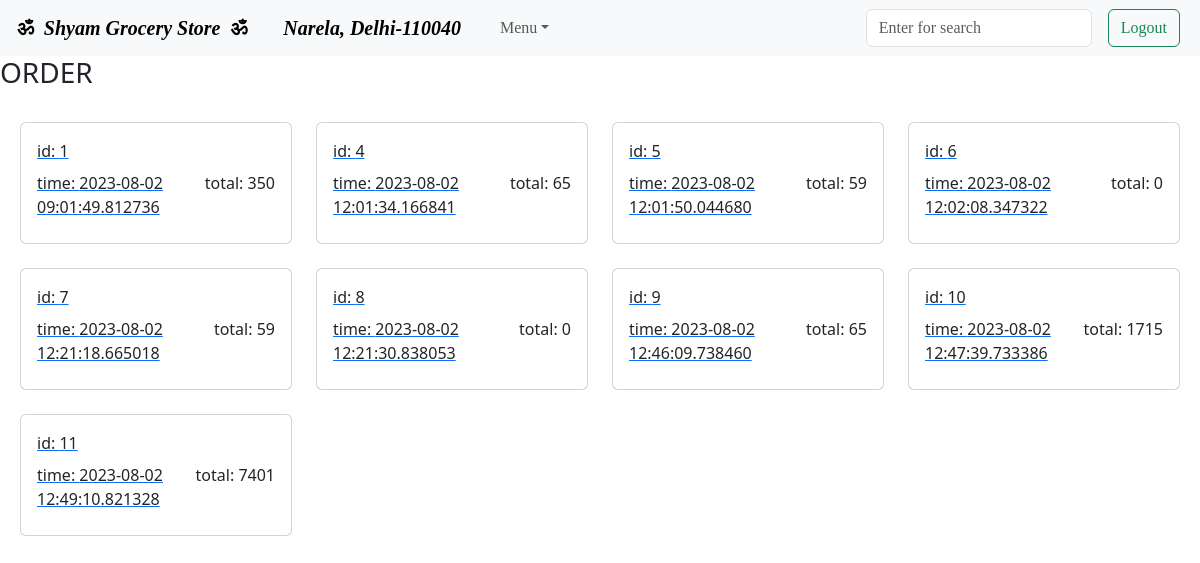
Page /order (signed in) on the earlier database version.
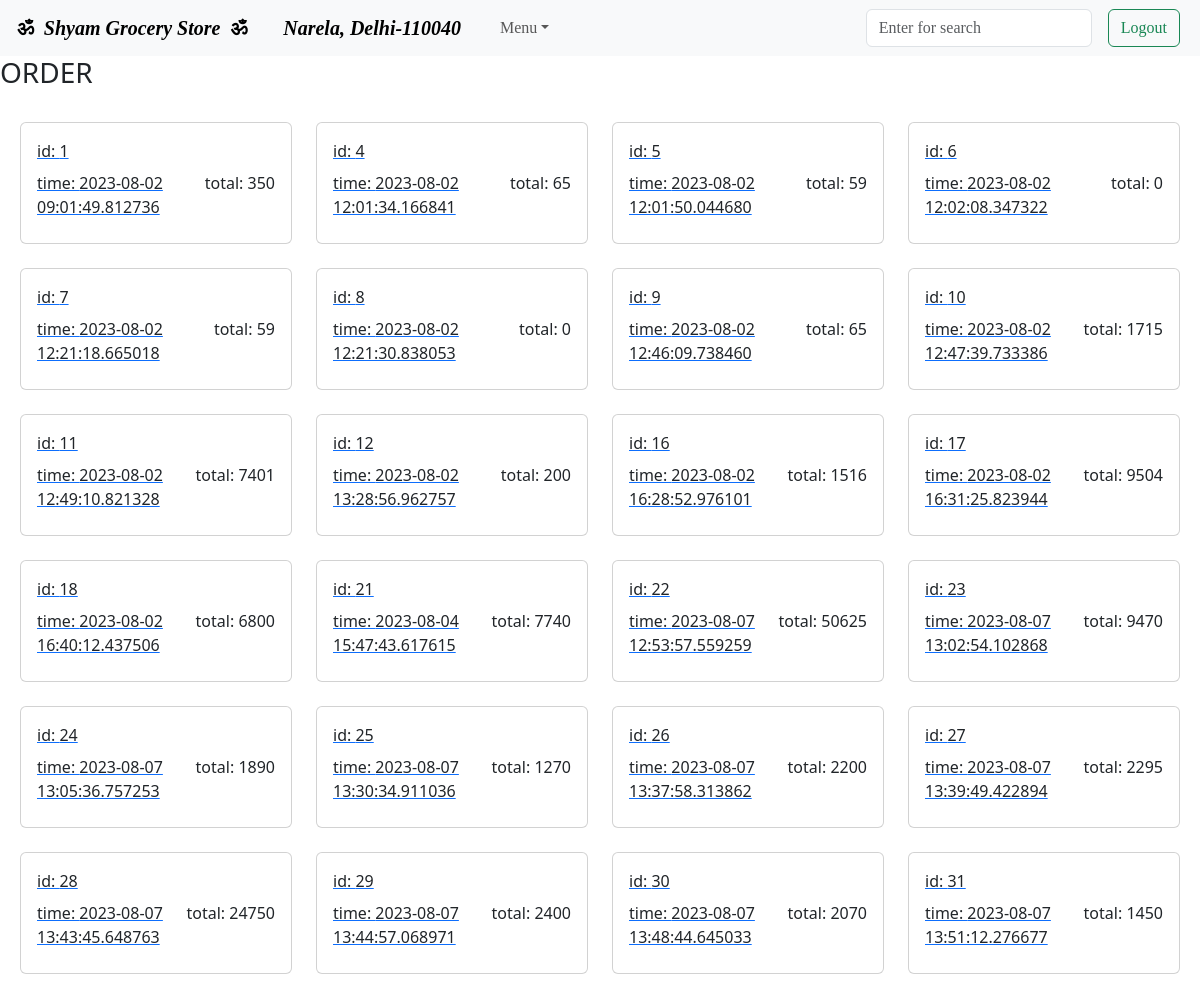
Same page on the later database version.
### model.py (models this page shows)
class Order(db.Model):
    __tablename__="order"
    id = db.Column('id', db.Integer, primary_key=True)
    user_id = db.Column(db.Integer)
    order_total = db.Column(db.Integer)
    order_time = db.Column(db.DateTime, nullable=False, default = datetime.utcnow)

### controller.py (the view)
@app.route("/order")
def order():
    if "user_id" in session:
        all_orders = Order.query.filter_by(user_id=session["user_id"])
        list_of_all_orders = [detail for detail in all_orders]
        return render_template("order.html", all_orders=list_of_all_orders)
    else:
        return redirect("/sign-in")

### templates/order.html
{% extends "base.html" %}
    {% block main %}
        <h3>ORDER</h3>
        <div class="row row-cols-1 row-cols-md-4 g-4 my-2 mx-2">
            {% for order in all_orders %}
                    <div class="col" id="mv">
                    <a href="/order_details/{{order.id}}">
                    <div class="card">
                        <div class="card-body">
                        <p class="card-title">id: {{order.id}}</p>
                        <p class="card-title" style="float:right;">total: {{order.order_total}}</p>
                        <p class="card-title">time: {{order.order_time}}</p>
                        </div>
                    </div>
                    </a>
                    </div>
            {% endfor %}
        </div>
    {% endblock %}

### templates/base.html (shortened to what this page needs)
<!doctype html>
<html lang="en">
  <head>
    <link href="https://cdn.jsdelivr.net/npm/bootstrap@5.3.0/dist/css/bootstrap.min.css" rel="stylesheet">
  </head>
  <body>
    <nav class="navbar navbar-expand-lg bg-body-tertiary">
        <div class="container-fluid" style="font-family:Algerian;">
          {% if flag %}
          <a href="/cms" class="navbar-brand"><b>&nbsp;&#x0950;&nbsp;&nbsp;<i>Shyam Grocery Store</i>&nbsp;&nbsp;&#x0950;&nbsp;</b></a>
          <a href="/cms" class="navbar-brand"><b>&nbsp;&nbsp;&nbsp;<i>Narela, Delhi-110040</i>&nbsp;&nbsp;&nbsp;</b></a>
          {% else %}
          <a href="/" class="navbar-brand"><b>&nbsp;&#x0950;&nbsp;&nbsp;<i>Shyam Grocery Store</i>&nbsp;&nbsp;&#x0950;&nbsp;</b></a>
          <a href="/" class="navbar-brand"><b>&nbsp;&nbsp;&nbsp;<i>Narela, Delhi-110040</i>&nbsp;&nbsp;&nbsp;</b></a>
          {% endif %}
          <div class="collapse navbar-collapse" id="navbarSupportedContent">
            <ul class="navbar-nav me-auto mb-2 mb-lg-0">
              <li class="nav-item dropdown">
                <a class="nav-link dropdown-toggle" role="button" data-bs-toggle="dropdown" aria-expanded="false">Menu</a>
              </li>
            </ul>
            {% if flag %}
            <form class="d-flex" role="search" action="/admin_search" method="GET">
              <input class="form-control me-2" type="text" name="query" placeholder="Enter for search" aria-label="Search">
              <button class="btn btn-outline-success" type="submit" hidden>Search</button>
            </form>
            {% else %}
            <form class="d-flex" role="search" action="/search" method="GET">
              <input class="form-control me-2" type="text" name="query" placeholder="Enter for search" aria-label="Search">
            </form>
            {% endif %}
            {% if flag %}
            <form class="d-flex mx-2" role="search" action="/admin_logout" method="POST">
              <button class="btn btn-outline-success" type="submit">Logout</button>
            </form>
            {% else %}
            <form class="d-flex mx-2" role="search" action="/logout" method="POST">
              <button class="btn btn-outline-success" type="submit">Logout</button>
            </form>
            {% endif %}
          </div>
        </div>
      </nav>
      {% block main %}
      {%  endblock %}
  </body>
</html>

Differences in the rows shown:
added Order: id "12", order_total "200", order_time "2023-08-02 13:28:56.962757"
added Order: id "16", order_total "1516", order_time "2023-08-02 16:28:52.976101"
added Order: id "17", order_total "9504", order_time "2023-08-02 16:31:25.823944"
added Order: id "18", order_total "6800", order_time "2023-08-02 16:40:12.437506"
added Order: id "21", order_total "7740", order_time "2023-08-04 15:47:43.617615"
added Order: id "22", order_total "50625", order_time "2023-08-07 12:53:57.559259"
added Order: id "23", order_total "9470", order_time "2023-08-07 13:02:54.102868"
added Order: id "24", order_total "1890", order_time "2023-08-07 13:05:36.757253"
added Order: id "25", order_total "1270", order_time "2023-08-07 13:30:34.911036"
added Order: id "26", order_total "2200", order_time "2023-08-07 13:37:58.313862"
added Order: id "27", order_total "2295", order_time "2023-08-07 13:39:49.422894"
added Order: id "28", order_total "24750", order_time "2023-08-07 13:43:45.648763"
added Order: id "29", order_total "2400", order_time "2023-08-07 13:44:57.068971"
added Order: id "30", order_total "2070", order_time "2023-08-07 13:48:44.645033"
added Order: id "31", order_total "1450", order_time "2023-08-07 13:51:12.276677"
